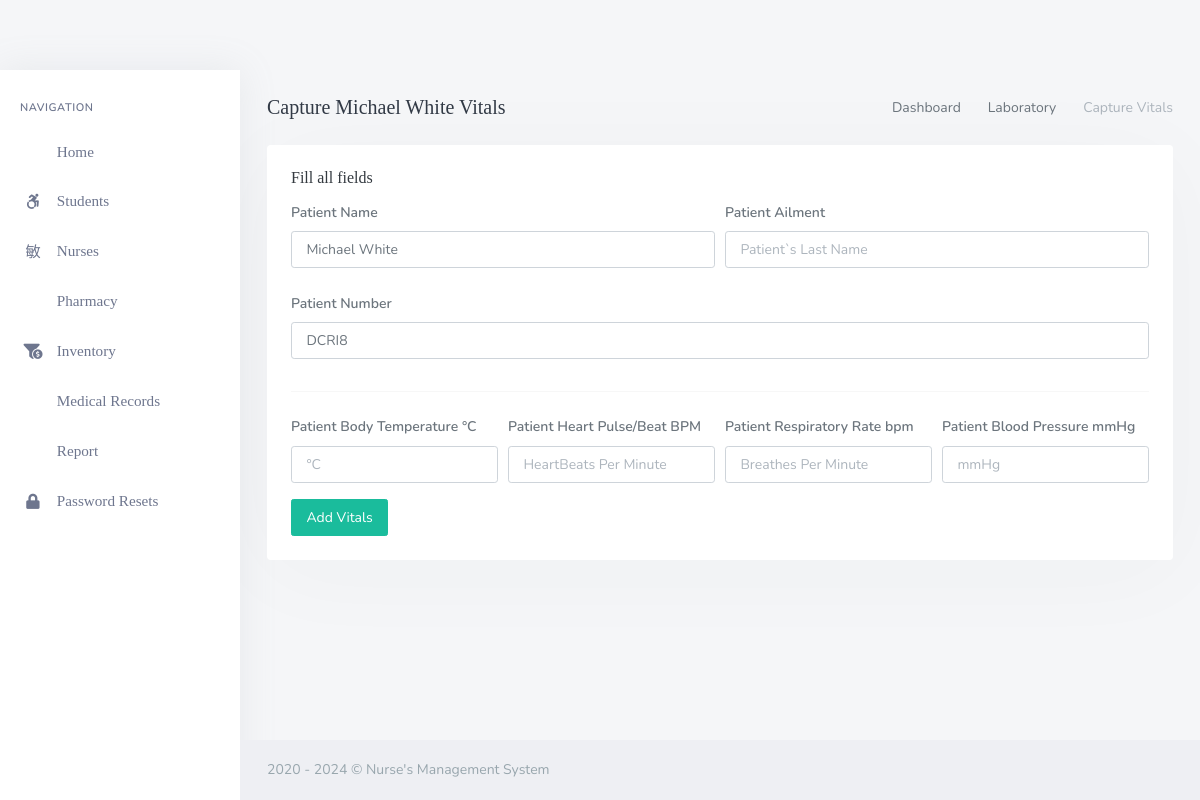
Screenshot of /backend/admin/his_admin_add_single_patient_vitals.php?pat_number=DCRI8 with the database file from the repository.
### tables this page shows
CREATE TABLE `his_patients` (
  `pat_id` int(20) NOT NULL,
  `pat_fname` varchar(200) DEFAULT NULL,
  `pat_lname` varchar(200) DEFAULT NULL,
  `pat_dob` varchar(200) DEFAULT NULL,
  `pat_age` varchar(200) DEFAULT NULL,
  `pat_number` varchar(200) DEFAULT NULL,
  
  `pat_phone` varchar(200) DEFAULT NULL,
  `prnt_id` int(20) NOT NULL,
  `prnt_fname` varchar(200) DEFAULT NULL,
  `prnt_lname` varchar(200) DEFAULT NULL,
  `prnt_email` varchar(200) DEFAULT NULL,
  `prnt_pwd` varchar(200) DEFAULT NULL,
  `prnt_number` varchar(200) DEFAULT NULL,
  `prnt_dpic` varchar(200) DEFAULT NULL

);

### backend/admin/his_admin_add_single_patient_vitals.php (the view, shortened to what this page needs)
<?php
	include('assets/inc/config.php');
?>
<!DOCTYPE html>
<html lang="en">
    <?php include('assets/inc/head.php');?>
    <body>
        <div id="wrapper">
            <?php include("assets/inc/sidebar.php");?>
            <?php
                $pat_number = $_GET['pat_number'];
                $ret="SELECT  * FROM his_patients WHERE pat_number=?";
                $stmt= $mysqli->prepare($ret) ;
                $stmt->bind_param('s',$pat_number);
                $stmt->execute() ;
                $res=$stmt->get_result();
                while($row=$res->fetch_object())
                {
            ?>
                <div class="content-page">
                    <div class="content">
                        <div class="container-fluid">
                            <div class="row">
                                <div class="col-12">
                                    <div class="page-title-box">
                                        <div class="page-title-right">
                                            <ol class="breadcrumb m-0">
                                                <li class="breadcrumb-item"><a href="his_admin_dashboard.php">Dashboard</a></li>
                                                <li class="breadcrumb-item"><a href="javascript: void(0);">Laboratory</a></li>
                                                <li class="breadcrumb-item active">Capture Vitals</li>
                                            </ol>
                                        </div>
                                        <h4 class="page-title">Capture <?php echo $row->pat_fname;?> <?php echo $row->pat_lname;?> Vitals</h4>
                                    </div>
                                </div>
                            </div>
                            <div class="row">
                                <div class="col-12">
                                    <div class="card">
                                        <div class="card-body">
                                            <h4 class="header-title">Fill all fields</h4>
                                            <form method="post">
                                                <div class="form-row">
                                                    <div class="form-group col-md-6">
                                                        <label for="inputEmail4" class="col-form-label">Patient Name</label>
                                                        <input type="text" required="required" readonly name="" value="<?php echo $row->pat_fname;?> <?php echo $row->pat_lname;?>" class="form-control" id="inputEmail4" placeholder="Patient's First Name">
                                                    </div>
                                                    <div class="form-group col-md-6">
                                                        <label for="inputPassword4" class="col-form-label">Patient Ailment</label>
                                                        <input required="required" type="text" readonly name="" value="<?php echo $row->pat_ailment;?>" class="form-control"  id="inputPassword4" placeholder="Patient`s Last Name">
                                                    </div>
                                                </div>
                                                <div class="form-row">
                                                    <div class="form-group col-md-12">
                                                        <label for="inputEmail4" class="col-form-label">Patient Number</label>
                                                        <input type="text" required="required" readonly name="vit_pat_number" value="<?php echo $row->pat_number;?>" class="form-control" id="inputEmail4" placeholder="DD/MM/YYYY">
                                                    </div>
                                                </div>
                                                <hr>
                                                <div class="form-row">
                                                    <div class="form-group col-md-3">
                                                        <label for="inputEmail4" class="col-form-label">Patient Body Temperature °C</label>
                                                        <input type="text" required="required"  name="vit_bodytemp"class="form-control" id="inputEmail4" placeholder="°C">
                                                    </div>
                                                    <div class="form-group col-md-3">
                                                        <label for="inputPassword4" class="col-form-label">Patient Heart Pulse/Beat BPM</label>
                                                        <input required="required" type="text"  name="vit_heartpulse"  class="form-control"  id="inputPassword4" placeholder="HeartBeats Per Minute ">
                                                    </div>
                                                    <div class="form-group col-md-3">
                                                        <label for="inputPassword4" class="col-form-label">Patient Respiratory Rate bpm</label>
                                                        <input required="required" type="text"  name="vit_resprate"  class="form-control"  id="inputPassword4" placeholder="Breathes Per Minute">
                                                    </div>
                                                    <div class="form-group col-md-3">
                                                        <label for="inputPassword4" class="col-form-label">Patient Blood Pressure mmHg</label>
                                                        <input required="required" type="text"  name="vit_bloodpress"  class="form-control"  id="inputPassword4" placeholder="mmHg">
                                                    </div>
                                                </div>
                                                <button type="submit" name="add_patient_vitals" class="ladda-button btn btn-success" data-style="expand-right">Add Vitals</button>
                                            </form>
                                        </div>
                                    </div>
                                </div>
                            </div>
                        </div>
                    </div>
                    <?php include('assets/inc/footer.php');?>
                </div>
            <?php }?>
        </div>
    </body>
</html>

### backend/admin/assets/inc/footer.php
<footer class="footer">
    <div class="container-fluid">
        <div class="row">
            <div class="col-md-12">
                2020 - <?php echo date('Y'); ?> &copy; Nurse's Management System</a>
            </div>
        </div>
    </div>
</footer>

### rows the page displays
his_patients: pat_fname "Michael", pat_lname "White", pat_fname+pat_lname "Michael White", vit_pat_number "DCRI8"
